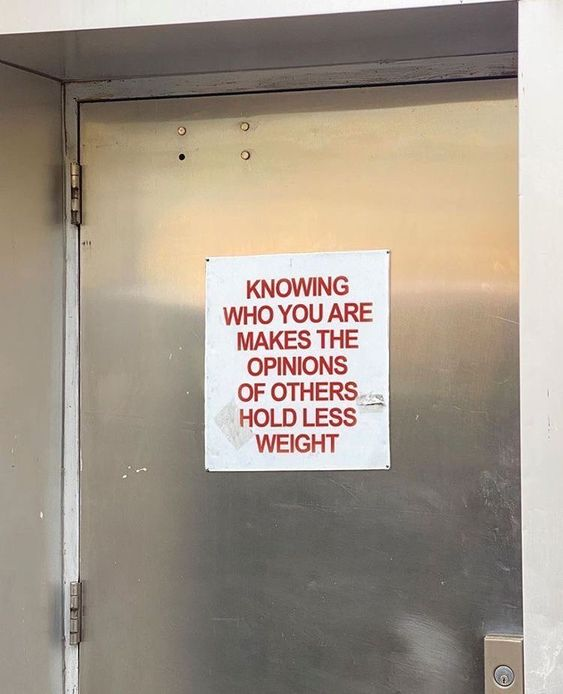
#> input picture openCV/feature_match/feature_book/test_images/ORGwall_and_paper.jpg, 563 x 694 px
$ python feature_match.py
#> lines starting #> are read from the running program, lines starting #| are printed output that depends on the picture
import numpy as np
import cv2

lowe_ration = 0.98

org_img = cv2.imread('test_images/ORGwall_and_paper.jpg')
#> org_img is the input picture: shape (694, 563, 3); mean B, G, R 137.8, 150.6, 161.6
fea_img = cv2.imread('test_images/PAGwall_and_paper.jpg')
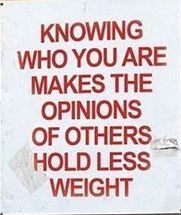
#> input picture openCV/feature_match/feature_book/test_images/PAGwall_and_paper.jpg, 181 x 215 px
#> fea_img is the input picture: shape (215, 181, 3); mean B, G, R 204.7, 201.5, 218.5
org_gray = cv2.cvtColor(org_img, cv2.COLOR_BGR2GRAY)
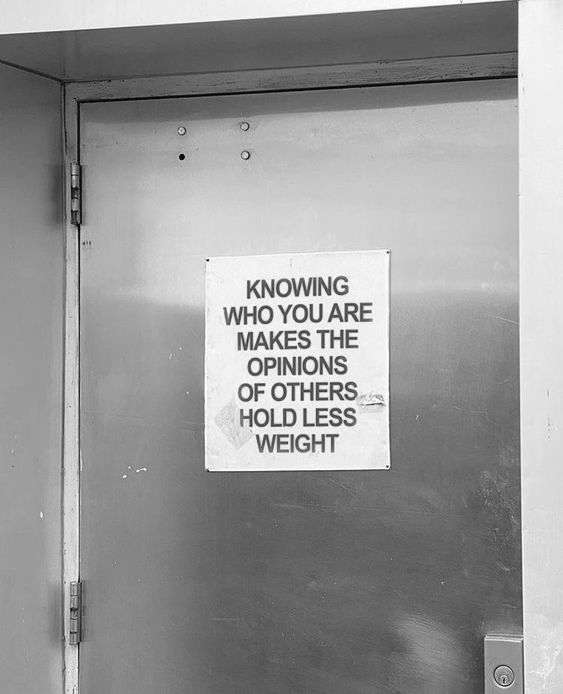
#> org_gray: shape (694, 563); min 1, max 255, mean 152.5
fea_gray = cv2.cvtColor(fea_img, cv2.COLOR_BGR2GRAY)
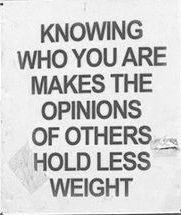
#> fea_gray: shape (215, 181); min 35, max 255, mean 206.9

detector = cv2.xfeatures2d.SIFT_create()
kp1, desc1 = detector.detectAndCompute(org_gray, None)
#> kp1 = 742 keypoints; strongest (x, y, size): (182, 157, 3.8), (270, 363, 3.2), (326, 416, 2.1), (263, 384, 2.3)
kp2, desc2 = detector.detectAndCompute(fea_gray, None)
#> kp2 = 600 keypoints; strongest (x, y, size): (120, 160, 2.1), (88, 83, 2.1), (119, 135, 2.1), (42, 41, 2.4)

# matcher == bf
#matcher = cv2.BFMatcher(cv2.NORM_L1, crossCheck=True)
matcher = cv2.BFMatcher()
#> (the run stopped early here; a loop or call above may not have finished)
